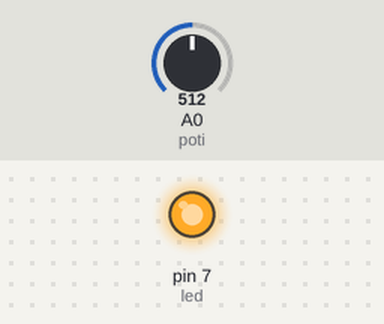
Bench run of a sketch on a simulated Arduino Uno, built with avr-gcc and run on an emulated ATmega328P. Shown: output pins drawn as LEDs (lit = HIGH). Inputs (shaded band) come from the test bench; at power-on: A0 (poti) = 512.

Above: at 1.2 s.
1.3 s: A0 (poti) set to 485
At 2.5 s:
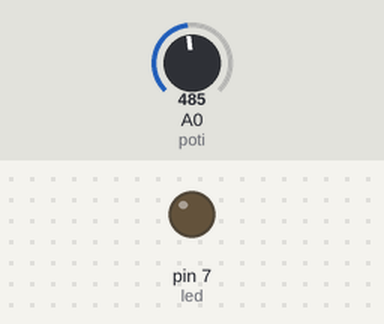
2.8 s: A0 (poti) set to 510
At 3.7 s:
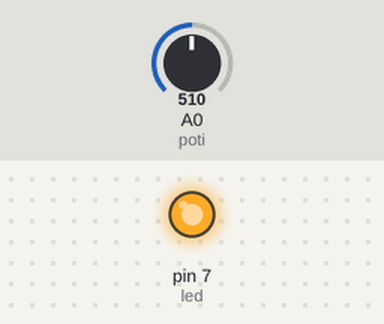
4.3 s: A0 (poti) set to 490
At 4.9 s:
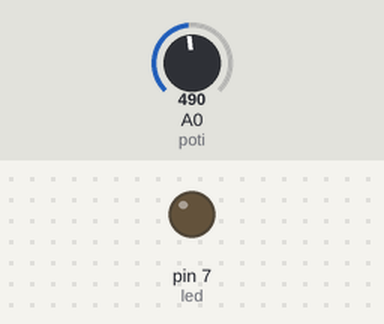
Timing chart, 0 to 7.3 s (numbered marks = the images above; inputs shaded):
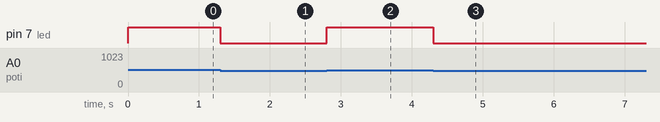

The sketch:

220628_9a_Magnus_Degwerth_Klassenarbeit_Informatik.ino
```cpp
#define poti A0
#define led 7

void setup() {
 pinMode(poti, INPUT);
 pinMode(led, OUTPUT);
 //Serial.begin(9600);

}

void loop() {
  int resistor = analogRead(poti);
  //Serial.println(resistor);
  if (resistor > 500) {
    digitalWrite(led, HIGH);
  } else {
    digitalWrite(led, LOW);
  }
}
```

Measured:
- the behaviour switches between 501 and 500 on A0 (poti) (found by bisection; images 0 and 1)
- after the input at 1.3 s, pin 7 (led): HIGH → LOW at once
- after the input at 2.8 s, pin 7 (led): LOW → HIGH at once
- after the input at 4.3 s, pin 7 (led): HIGH → LOW at once
